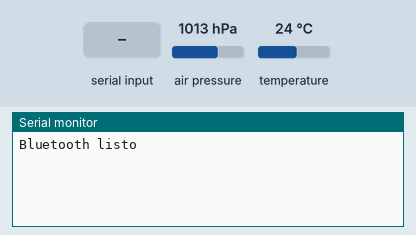
The sketch below on a simulated ESP32. Parts: the last lines printed to the serial monitor. The test bench sets the inputs (shaded band); at power-on: air pressure 1013 hPa, temperature 24 °C. Nothing arrives over Bluetooth unless stated.

Above: at 1.4 s.
1.5 s: "datos\n" received over the second serial link
At 1.9 s:
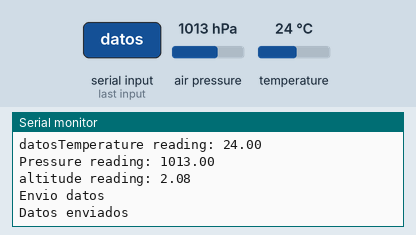
3.0 s: "1\n" received over the second serial link
At 3.5 s:
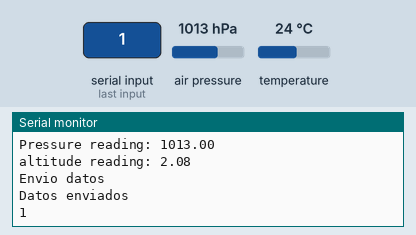

Measured:
- after the input at 1.5 s, the serial monitor: prints a new line at once (image 1)
- after the input at 3.0 s, the serial monitor: prints a new line at once (image 2)

The sketch:

bmp280.ino
```cpp
#include <Wire.h>
#include <SPI.h>
#include <Adafruit_BMP280.h>

#include "BluetoothSerial.h"

// Check if Bluetooth configs are enabled
#if !defined(CONFIG_BT_ENABLED) || !defined(CONFIG_BLUEDROID_ENABLED)
#error Bluetooth is not enabled! Please run `make menuconfig` to and enable it
#endif

// Bluetooth Serial object
BluetoothSerial SerialBT;

#define BMP_SCK  (13)
#define BMP_MISO (12)
#define BMP_MOSI (11)
#define BMP_CS   (10)

Adafruit_BMP280 bmp;

// Variables to hold sensor readings
float temperature = 0;
float pressure    = 0;
float altitude    = 0;

unsigned status;

// Stores the elapsed time from device start up
unsigned long elapsedMillis = 0;
// The frequency of sensor updates to firebase, set to 10seconds
unsigned long update_interval = 30000;


// Handle received and sent messages
String message = "";
char incomingChar;
String temperatureString = "";

void Bmp280_Init(){
delay(100);
  status = bmp.begin();
  if (!status) {
    Serial.println(F("Could not find a valid BMP280 sensor, check wiring or "
                      "try a different address!"));
    Serial.print("SensorID was: 0x"); Serial.println(bmp.sensorID(),16);
    Serial.print("        ID of 0xFF probably means a bad address, a BMP 180 or BMP 085\n");
    Serial.print("   ID of 0x56-0x58 represents a BMP 280,\n");
    Serial.print("        ID of 0x60 represents a BME 280.\n");
    Serial.print("        ID of 0x61 represents a BME 680.\n");
    while (1) delay(10);
  }
  bmp.setSampling(
    Adafruit_BMP280::MODE_NORMAL,
    Adafruit_BMP280::SAMPLING_X2,
    Adafruit_BMP280::SAMPLING_X16,
    Adafruit_BMP280::FILTER_X16,
    Adafruit_BMP280::STANDBY_MS_500
  );
}

void updateSensorReadings() {
  temperature = bmp.readTemperature();
  pressure = bmp.readPressure() / 100.0F;
  altitude = bmp.readAltitude();

  // Check if any reads failed and exit early (to try again).
  if (isnan(temperature) || isnan(pressure) || isnan(altitude) ) {
    Serial.println(F("Error al leer el sensor bmp280"));
    return;
  }

  Serial.printf("Temperature reading: %.2f \n", temperature);
  Serial.printf("Pressure reading: %.2f \n", pressure);
  Serial.printf("altitude reading: %.2f \n", altitude);

}


String readTemperature() {
     return String(temperature);
}

String readPressure() {
      return String(pressure);
}
String readAltitude() {
      return String(altitude);
}

void bluetooth_Init(){
  delay(100);
  // Bluetooth device name
  if (!SerialBT.begin("ESP32_remedial_ricardo")){
    Serial.println("No se encontro Bluetooth");
  }else {
    Serial.println("Bluetooth listo");
  }

}

void sendDataToBluetooth(){
    Serial.println("Envio datos ");
    SerialBT.println(readTemperature() + "," + readPressure() + "," + readAltitude());
    Serial.println("Datos enviados");
}
void readDataFromBluetooth(){
    // Read received messages
  if (SerialBT.available()){
    char incomingChar = SerialBT.read();
    if (incomingChar != '\n'){
      message += String(incomingChar);
    }
    else{
      message = "";
    }
    Serial.write(incomingChar);
  }
    // Check received message and control output accordingly
    if (message =="datos"){
      updateSensorReadings();
      sendDataToBluetooth();
    }
    delay(3);
}

void uploadSensorData() {
  if (millis() - elapsedMillis > update_interval){
    elapsedMillis = millis();
    updateSensorReadings();
    sendDataToBluetooth();
  }
}


void setup() {
  Serial.begin(115200);
  Bmp280_Init();
  bluetooth_Init();
}


void loop() {
    uploadSensorData();
    readDataFromBluetooth();
}
```
